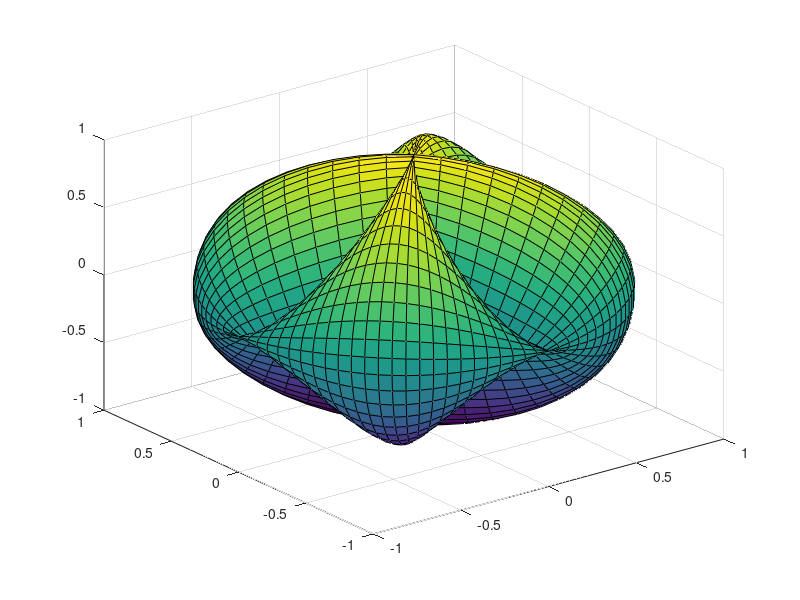
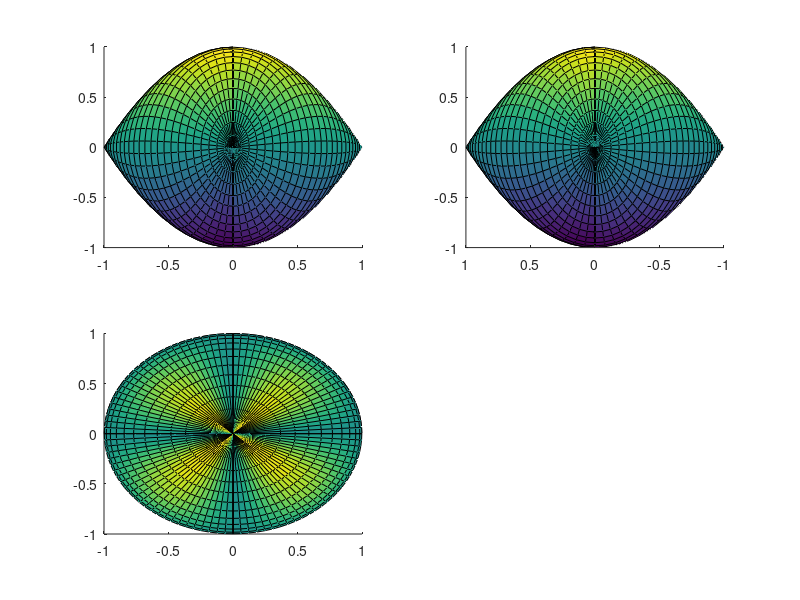

Write MATLAB code to recreate these figures, in order.
phi = -pi/2:pi/50:pi/2;
teta = 0:pi/25:2*pi;
h = surf(sin(teta)'*cos(phi), sin(teta)'*sin(phi), cos(teta)'*sin(teta));
figure;
ax1 = subplot(2, 2, 1); 
ax2 = subplot(2, 2, 2); 
ax3 = subplot(2, 2, 3); 
copyobj(h,ax1);  view(ax1,[1 0 0]);
copyobj(h,ax2);  view(ax2,[0 1 0])
copyobj(h,ax3);  view(ax3,[0 0 1])
